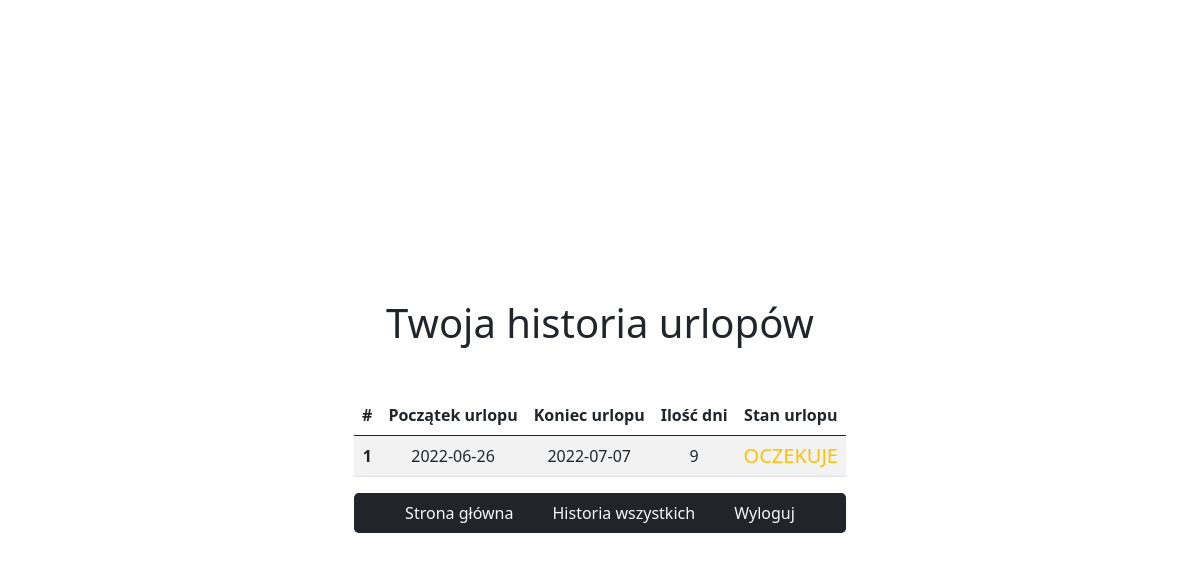
The page /leave-history (signed in) on the database its author committed.
### urlop/models.py (models this page shows)
class Leave(db.Model, UserMixin):
    id = db.Column(db.Integer, primary_key=True)
    start_day = db.Column(db.DateTime, nullable=False)
    end_day = db.Column(db.DateTime, nullable=False)
    accepted = db.Column(db.Integer, unique=False, default=0)
    deleted = db.Column(db.Boolean, default=False, nullable=False)
    user_id = db.Column(db.Integer, db.ForeignKey('user.id'), nullable=False)

### urlop/routes.py (the view)
@app.route('/leave-history')
@login_required
def leave_history():
    user = current_user.username
    leaves = User.query.filter_by(username=user).first().leave
    return render_template('leave_history.html', leaves=leaves, days_fun=calculate_days)

### urlop/models.py (called while the page is built)
@login_manager.user_loader
def load_user(user_id):
    return User.query.get(int(user_id))

### urlop/routes.py (called while the page is built)
def calculate_days(start_date, end_date):
    delta = datetime.timedelta(days=1)
    days = 0
    while start_date <= end_date:
        days = days + 1 if start_date.isoweekday() <= 5 else days
        start_date += delta
    return days

### urlop/templates/leave_history.html
{% extends 'base.html' %}
{% block content %}
<h1 class="mb-5">Twoja historia urlopów</h1>
    <table class="table table-striped">
        <thead>
            <tr>
                <th scope="col">#</th>
                <th scope="col">Początek urlopu</th>
                <th scope="col">Koniec urlopu</th>
                <th scope="col">Ilość dni</th>
                <th scope="col">Stan urlopu</th>
            </tr>
        </thead>
        <tbody>
            {% for leave in leaves %}
            <tr>
                <th scope="row">{{ loop.index }}</th>
                <td>{{leave.start_day.date()}}</td>
                <td>{{leave.end_day.date()}}</td>
                <td>{{days_fun(leave.start_day, leave.end_day)}}</td>
                <td>
                    {% if leave.accepted == 1 %}
                    <h5 class="text-success">ZAAKCEPTOWANO</h5>
                    {% elif leave.accepted == 0 %}
                    <h5 class="text-warning">OCZEKUJE</h5>
                    {% else %}
                    <h5 class="text-danger">ODRZUCONO</h5>
                    {% endif %}
                </td>
            </tr>
            {% endfor %}
        </tbody>
    </table>
<nav class="navbar navbar-dark bg-dark rounded-3">
    <div class="container-sm d-flex justify-content-evenly">
        <a href="{{url_for('index')}}" class="link-light text-decoration-none">Strona główna</a>
        {% if current_user.role == 'Admin' %}
            <a href="{{url_for('leave_history_admin')}}" class="link-light text-decoration-none">Historia wszystkich</a>
        {% endif %}
        <a href="{{url_for('logout')}}" class="link-light text-decoration-none">Wyloguj</a>
    </div>
</nav>
{% endblock %}

### urlop/templates/base.html (style rules this page uses)
.h1, .h2, .h3, .h4, .h5, .h6, h1, h2, h3, h4, h5, h6 { margin-bottom: 0; }
td, th { text-align:center; vertical-align:middle; }

### rows shown on the page
Leave: start_day "2022-06-26", end_day "2022-07-07", start_day+end_day "9", accepted "OCZEKUJE"
